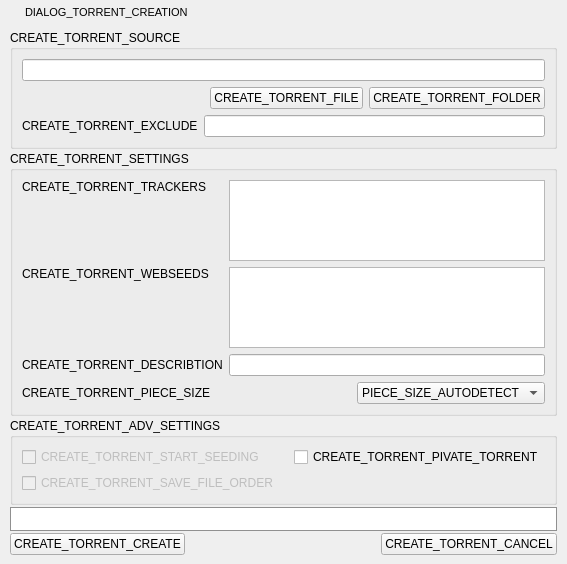
<?xml version="1.0" encoding="UTF-8"?>
<ui version="4.0">
 <class>CreateTorrentDialog</class>
 <widget class="QDialog" name="CreateTorrentDialog">
  <property name="geometry">
   <rect>
    <x>0</x>
    <y>0</y>
    <width>406</width>
    <height>564</height>
   </rect>
  </property>
  <property name="sizePolicy">
   <sizepolicy hsizetype="Fixed" vsizetype="Fixed">
    <horstretch>0</horstretch>
    <verstretch>0</verstretch>
   </sizepolicy>
  </property>
  <property name="maximumSize">
   <size>
    <width>406</width>
    <height>564</height>
   </size>
  </property>
  <property name="windowTitle">
   <string>DIALOG_TORRENT_CREATION</string>
  </property>
  <property name="windowIcon">
   <iconset resource="ltorrent.qrc">
    <normaloff>:/icons/app.ico</normaloff>:/icons/app.ico</iconset>
  </property>
  <property name="styleSheet">
   <string notr="true"/>
  </property>
  <layout class="QVBoxLayout" name="verticalLayout">
   <property name="spacing">
    <number>0</number>
   </property>
   <property name="leftMargin">
    <number>1</number>
   </property>
   <property name="topMargin">
    <number>1</number>
   </property>
   <property name="rightMargin">
    <number>1</number>
   </property>
   <property name="bottomMargin">
    <number>0</number>
   </property>
   <item>
    <widget class="QWidget" name="titleBar" native="true">
     <property name="minimumSize">
      <size>
       <width>0</width>
       <height>23</height>
      </size>
     </property>
     <property name="maximumSize">
      <size>
       <width>16777215</width>
       <height>23</height>
      </size>
     </property>
     <property name="styleSheet">
      <string notr="true"/>
     </property>
     <layout class="QHBoxLayout" name="horizontalLayout">
      <property name="spacing">
       <number>4</number>
      </property>
      <property name="leftMargin">
       <number>5</number>
      </property>
      <property name="topMargin">
       <number>0</number>
      </property>
      <property name="rightMargin">
       <number>1</number>
      </property>
      <property name="bottomMargin">
       <number>0</number>
      </property>
      <item>
       <widget class="QLabel" name="tbMenu">
        <property name="maximumSize">
         <size>
          <width>15</width>
          <height>15</height>
         </size>
        </property>
        <property name="text">
         <string/>
        </property>
        <property name="pixmap">
         <pixmap resource="ltorrent.qrc">:/icons/app.ico</pixmap>
        </property>
        <property name="scaledContents">
         <bool>true</bool>
        </property>
       </widget>
      </item>
      <item>
       <widget class="QLabel" name="LTitle">
        <property name="minimumSize">
         <size>
          <width>100</width>
          <height>22</height>
         </size>
        </property>
        <property name="maximumSize">
         <size>
          <width>16777215</width>
          <height>22</height>
         </size>
        </property>
        <property name="font">
         <font>
          <family>Arial</family>
          <pointsize>8</pointsize>
          <weight>50</weight>
          <bold>false</bold>
          <stylestrategy>PreferDefault</stylestrategy>
         </font>
        </property>
        <property name="styleSheet">
         <string notr="true"/>
        </property>
        <property name="text">
         <string>DIALOG_TORRENT_CREATION</string>
        </property>
        <property name="textFormat">
         <enum>Qt::AutoText</enum>
        </property>
       </widget>
      </item>
      <item>
       <widget class="QPushButton" name="pbClose">
        <property name="minimumSize">
         <size>
          <width>22</width>
          <height>22</height>
         </size>
        </property>
        <property name="maximumSize">
         <size>
          <width>22</width>
          <height>22</height>
         </size>
        </property>
        <property name="iconSize">
         <size>
          <width>22</width>
          <height>22</height>
         </size>
        </property>
        <property name="flat">
         <bool>true</bool>
        </property>
       </widget>
      </item>
     </layout>
    </widget>
   </item>
   <item>
    <widget class="QWidget" name="m_centralWidget" native="true">
     <property name="styleSheet">
      <string notr="true"/>
     </property>
     <layout class="QGridLayout" name="gridLayout_4">
      <property name="leftMargin">
       <number>9</number>
      </property>
      <property name="topMargin">
       <number>6</number>
      </property>
      <property name="rightMargin">
       <number>9</number>
      </property>
      <property name="bottomMargin">
       <number>9</number>
      </property>
      <property name="horizontalSpacing">
       <number>0</number>
      </property>
      <property name="verticalSpacing">
       <number>2</number>
      </property>
      <item row="5" column="0">
       <widget class="QPushButton" name="createButton">
        <property name="text">
         <string>CREATE_TORRENT_CREATE</string>
        </property>
       </widget>
      </item>
      <item row="5" column="1">
       <spacer name="horizontalSpacer">
        <property name="orientation">
         <enum>Qt::Horizontal</enum>
        </property>
        <property name="sizeHint" stdset="0">
         <size>
          <width>226</width>
          <height>20</height>
         </size>
        </property>
       </spacer>
      </item>
      <item row="5" column="2">
       <widget class="QPushButton" name="cancelButton">
        <property name="text">
         <string>CREATE_TORRENT_CANCEL</string>
        </property>
       </widget>
      </item>
      <item row="3" column="0" colspan="3">
       <widget class="QProgressBar" name="progressBar">
        <property name="styleSheet">
         <string notr="true">QProgressBar { border: 1px solid #909090; ; }
QProgressBar::chunk { background-color: #51D331; width: 20px; }</string>
        </property>
        <property name="value">
         <number>0</number>
        </property>
        <property name="textVisible">
         <bool>false</bool>
        </property>
       </widget>
      </item>
      <item row="2" column="0" colspan="3">
       <widget class="QGroupBox" name="groupBox_3">
        <property name="title">
         <string>CREATE_TORRENT_ADV_SETTINGS</string>
        </property>
        <layout class="QGridLayout" name="gridLayout_2">
         <item row="0" column="0">
          <widget class="QCheckBox" name="startSeedCheckBox">
           <property name="enabled">
            <bool>false</bool>
           </property>
           <property name="text">
            <string>CREATE_TORRENT_START_SEEDING</string>
           </property>
          </widget>
         </item>
         <item row="0" column="1">
          <spacer name="horizontalSpacer_3">
           <property name="orientation">
            <enum>Qt::Horizontal</enum>
           </property>
           <property name="sizeHint" stdset="0">
            <size>
             <width>90</width>
             <height>20</height>
            </size>
           </property>
          </spacer>
         </item>
         <item row="0" column="2">
          <widget class="QCheckBox" name="privateCheckBox">
           <property name="text">
            <string>CREATE_TORRENT_PIVATE_TORRENT</string>
           </property>
          </widget>
         </item>
         <item row="1" column="2">
          <spacer name="horizontalSpacer_4">
           <property name="orientation">
            <enum>Qt::Horizontal</enum>
           </property>
           <property name="sizeHint" stdset="0">
            <size>
             <width>158</width>
             <height>20</height>
            </size>
           </property>
          </spacer>
         </item>
         <item row="1" column="0" colspan="2">
          <widget class="QCheckBox" name="saveOrderCheckBox">
           <property name="enabled">
            <bool>false</bool>
           </property>
           <property name="text">
            <string>CREATE_TORRENT_SAVE_FILE_ORDER</string>
           </property>
          </widget>
         </item>
        </layout>
       </widget>
      </item>
      <item row="1" column="0" colspan="3">
       <widget class="QGroupBox" name="groupBox_2">
        <property name="title">
         <string>CREATE_TORRENT_SETTINGS</string>
        </property>
        <layout class="QGridLayout" name="gridLayout_3">
         <item row="5" column="2">
          <spacer name="horizontalSpacer_2">
           <property name="orientation">
            <enum>Qt::Horizontal</enum>
           </property>
           <property name="sizeHint" stdset="0">
            <size>
             <width>171</width>
             <height>20</height>
            </size>
           </property>
          </spacer>
         </item>
         <item row="5" column="3">
          <widget class="QComboBox" name="piceSizeComboBox">
           <item>
            <property name="text">
             <string>PIECE_SIZE_AUTODETECT</string>
            </property>
           </item>
           <item>
            <property name="text">
             <string>16Mb</string>
            </property>
           </item>
           <item>
            <property name="text">
             <string>8Mb</string>
            </property>
           </item>
           <item>
            <property name="text">
             <string>4Mb</string>
            </property>
           </item>
           <item>
            <property name="text">
             <string>2Mb</string>
            </property>
           </item>
           <item>
            <property name="text">
             <string>1Mb</string>
            </property>
           </item>
           <item>
            <property name="text">
             <string>512Kb</string>
            </property>
           </item>
           <item>
            <property name="text">
             <string>256Kb</string>
            </property>
           </item>
           <item>
            <property name="text">
             <string>128Kb</string>
            </property>
           </item>
           <item>
            <property name="text">
             <string>64Kb</string>
            </property>
           </item>
           <item>
            <property name="text">
             <string>32Kb</string>
            </property>
           </item>
           <item>
            <property name="text">
             <string>16Kb</string>
            </property>
           </item>
           <item>
            <property name="text">
             <string>8Kb</string>
            </property>
           </item>
          </widget>
         </item>
         <item row="5" column="0" colspan="2">
          <widget class="QLabel" name="label_4">
           <property name="text">
            <string>CREATE_TORRENT_PIECE_SIZE</string>
           </property>
          </widget>
         </item>
         <item row="0" column="0">
          <widget class="QLabel" name="label">
           <property name="text">
            <string>CREATE_TORRENT_TRACKERS</string>
           </property>
          </widget>
         </item>
         <item row="4" column="1" colspan="3">
          <widget class="QLineEdit" name="discribtionEdit"/>
         </item>
         <item row="2" column="0">
          <widget class="QLabel" name="label_2">
           <property name="text">
            <string>CREATE_TORRENT_WEBSEEDS</string>
           </property>
          </widget>
         </item>
         <item row="0" column="1" rowspan="2" colspan="3">
          <widget class="QTextEdit" name="trackerEdit">
           <property name="maximumSize">
            <size>
             <width>16777215</width>
             <height>100</height>
            </size>
           </property>
          </widget>
         </item>
         <item row="1" column="0">
          <spacer name="verticalSpacer_2">
           <property name="orientation">
            <enum>Qt::Vertical</enum>
           </property>
           <property name="sizeHint" stdset="0">
            <size>
             <width>20</width>
             <height>65</height>
            </size>
           </property>
          </spacer>
         </item>
         <item row="2" column="1" rowspan="2" colspan="3">
          <widget class="QTextEdit" name="webSeedEdit">
           <property name="maximumSize">
            <size>
             <width>16777215</width>
             <height>100</height>
            </size>
           </property>
          </widget>
         </item>
         <item row="3" column="0">
          <spacer name="verticalSpacer">
           <property name="orientation">
            <enum>Qt::Vertical</enum>
           </property>
           <property name="sizeHint" stdset="0">
            <size>
             <width>20</width>
             <height>66</height>
            </size>
           </property>
          </spacer>
         </item>
         <item row="4" column="0">
          <widget class="QLabel" name="label_3">
           <property name="text">
            <string>CREATE_TORRENT_DESCRIBTION</string>
           </property>
          </widget>
         </item>
        </layout>
       </widget>
      </item>
      <item row="0" column="0" colspan="3">
       <widget class="QGroupBox" name="groupBox">
        <property name="title">
         <string>CREATE_TORRENT_SOURCE</string>
        </property>
        <layout class="QGridLayout" name="gridLayout">
         <item row="1" column="0" colspan="2">
          <spacer name="horizontalSpacer_5">
           <property name="orientation">
            <enum>Qt::Horizontal</enum>
           </property>
           <property name="sizeHint" stdset="0">
            <size>
             <width>206</width>
             <height>20</height>
            </size>
           </property>
          </spacer>
         </item>
         <item row="1" column="2">
          <widget class="QPushButton" name="browseFileButton">
           <property name="text">
            <string>CREATE_TORRENT_FILE</string>
           </property>
          </widget>
         </item>
         <item row="1" column="3">
          <widget class="QPushButton" name="browseDirButton">
           <property name="text">
            <string>CREATE_TORRENT_FOLDER</string>
           </property>
          </widget>
         </item>
         <item row="2" column="0">
          <widget class="QLabel" name="label_5">
           <property name="text">
            <string>CREATE_TORRENT_EXCLUDE</string>
           </property>
          </widget>
         </item>
         <item row="2" column="1" colspan="3">
          <widget class="QLineEdit" name="filterEdit"/>
         </item>
         <item row="0" column="0" colspan="4">
          <widget class="QLineEdit" name="pathEdit"/>
         </item>
        </layout>
       </widget>
      </item>
     </layout>
    </widget>
   </item>
  </layout>
  <action name="actionClose">
   <property name="text">
    <string>close</string>
   </property>
  </action>
 </widget>
 <resources>
  <include location="ltorrent.qrc"/>
 </resources>
 <connections>
  <connection>
   <sender>browseDirButton</sender>
   <signal>clicked()</signal>
   <receiver>CreateTorrentDialog</receiver>
   <slot>BrowseDir()</slot>
   <hints>
    <hint type="sourcelabel">
     <x>349</x>
     <y>69</y>
    </hint>
    <hint type="destinationlabel">
     <x>202</x>
     <y>252</y>
    </hint>
   </hints>
  </connection>
  <connection>
   <sender>browseFileButton</sender>
   <signal>clicked()</signal>
   <receiver>CreateTorrentDialog</receiver>
   <slot>BrowseFile()</slot>
   <hints>
    <hint type="sourcelabel">
     <x>268</x>
     <y>69</y>
    </hint>
    <hint type="destinationlabel">
     <x>202</x>
     <y>281</y>
    </hint>
   </hints>
  </connection>
  <connection>
   <sender>createButton</sender>
   <signal>clicked()</signal>
   <receiver>CreateTorrentDialog</receiver>
   <slot>BeginCreate()</slot>
   <hints>
    <hint type="sourcelabel">
     <x>46</x>
     <y>543</y>
    </hint>
    <hint type="destinationlabel">
     <x>202</x>
     <y>281</y>
    </hint>
   </hints>
  </connection>
  <connection>
   <sender>cancelButton</sender>
   <signal>clicked()</signal>
   <receiver>CreateTorrentDialog</receiver>
   <slot>Cancel()</slot>
   <hints>
    <hint type="sourcelabel">
     <x>359</x>
     <y>543</y>
    </hint>
    <hint type="destinationlabel">
     <x>202</x>
     <y>281</y>
    </hint>
   </hints>
  </connection>
 </connections>
 <slots>
  <slot>BrowseDir()</slot>
  <slot>BrowseFile()</slot>
  <slot>BeginCreate()</slot>
  <slot>Cancel()</slot>
 </slots>
</ui>
